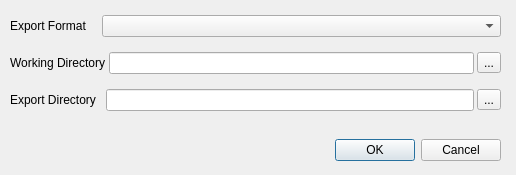
<?xml version="1.0" encoding="UTF-8"?>
<ui version="4.0">
 <class>SetWorkDirDialog</class>
 <widget class="QDialog" name="SetWorkDirDialog">
  <property name="geometry">
   <rect>
    <x>0</x>
    <y>0</y>
    <width>516</width>
    <height>175</height>
   </rect>
  </property>
  <property name="windowTitle">
   <string>Work directory setting</string>
  </property>
  <widget class="QDialogButtonBox" name="buttonBox">
   <property name="enabled">
    <bool>true</bool>
   </property>
   <property name="geometry">
    <rect>
     <x>170</x>
     <y>120</y>
     <width>331</width>
     <height>61</height>
    </rect>
   </property>
   <property name="orientation">
    <enum>Qt::Horizontal</enum>
   </property>
   <property name="standardButtons">
    <set>QDialogButtonBox::Cancel|QDialogButtonBox::Ok</set>
   </property>
  </widget>
  <widget class="QWidget" name="horizontalLayoutWidget">
   <property name="geometry">
    <rect>
     <x>10</x>
     <y>3</y>
     <width>491</width>
     <height>121</height>
    </rect>
   </property>
   <layout class="QHBoxLayout" name="horizontalLayout">
    <property name="spacing">
     <number>3</number>
    </property>
    <property name="sizeConstraint">
     <enum>QLayout::SetMinimumSize</enum>
    </property>
    <item>
     <layout class="QVBoxLayout" name="verticalLayout_3">
      <item>
       <layout class="QHBoxLayout" name="horizontalLayout_4">
        <property name="sizeConstraint">
         <enum>QLayout::SetNoConstraint</enum>
        </property>
        <item>
         <widget class="QLabel" name="label_5">
          <property name="sizePolicy">
           <sizepolicy hsizetype="Preferred" vsizetype="Preferred">
            <horstretch>40</horstretch>
            <verstretch>0</verstretch>
           </sizepolicy>
          </property>
          <property name="minimumSize">
           <size>
            <width>11</width>
            <height>0</height>
           </size>
          </property>
          <property name="text">
           <string>Export Format</string>
          </property>
         </widget>
        </item>
        <item>
         <widget class="QComboBox" name="comboBoxFormat">
          <property name="sizePolicy">
           <sizepolicy hsizetype="Preferred" vsizetype="Maximum">
            <horstretch>180</horstretch>
            <verstretch>0</verstretch>
           </sizepolicy>
          </property>
          <property name="frame">
           <bool>true</bool>
          </property>
         </widget>
        </item>
       </layout>
      </item>
      <item>
       <layout class="QHBoxLayout" name="horizontalLayout_3">
        <property name="sizeConstraint">
         <enum>QLayout::SetNoConstraint</enum>
        </property>
        <item>
         <widget class="QLabel" name="label_3">
          <property name="sizePolicy">
           <sizepolicy hsizetype="Maximum" vsizetype="Preferred">
            <horstretch>0</horstretch>
            <verstretch>0</verstretch>
           </sizepolicy>
          </property>
          <property name="text">
           <string>Working Directory</string>
          </property>
         </widget>
        </item>
        <item>
         <widget class="QLineEdit" name="lineEditTexturePath">
          <property name="sizePolicy">
           <sizepolicy hsizetype="Preferred" vsizetype="Maximum">
            <horstretch>0</horstretch>
            <verstretch>0</verstretch>
           </sizepolicy>
          </property>
         </widget>
        </item>
        <item>
         <widget class="QToolButton" name="toolButtonTexturePath">
          <property name="sizePolicy">
           <sizepolicy hsizetype="Fixed" vsizetype="Fixed">
            <horstretch>0</horstretch>
            <verstretch>0</verstretch>
           </sizepolicy>
          </property>
          <property name="text">
           <string>...</string>
          </property>
         </widget>
        </item>
       </layout>
      </item>
      <item>
       <layout class="QHBoxLayout" name="horizontalLayout_2">
        <item>
         <widget class="QLabel" name="label_4">
          <property name="sizePolicy">
           <sizepolicy hsizetype="Maximum" vsizetype="Maximum">
            <horstretch>40</horstretch>
            <verstretch>0</verstretch>
           </sizepolicy>
          </property>
          <property name="text">
           <string>Export Directory  </string>
          </property>
         </widget>
        </item>
        <item>
         <widget class="QLineEdit" name="lineEditExportOut">
          <property name="sizePolicy">
           <sizepolicy hsizetype="Preferred" vsizetype="Maximum">
            <horstretch>30</horstretch>
            <verstretch>0</verstretch>
           </sizepolicy>
          </property>
         </widget>
        </item>
        <item>
         <widget class="QToolButton" name="toolButtonExportOut">
          <property name="sizePolicy">
           <sizepolicy hsizetype="Fixed" vsizetype="Fixed">
            <horstretch>0</horstretch>
            <verstretch>0</verstretch>
           </sizepolicy>
          </property>
          <property name="text">
           <string>...</string>
          </property>
         </widget>
        </item>
       </layout>
      </item>
     </layout>
    </item>
   </layout>
  </widget>
 </widget>
 <resources/>
 <connections>
  <connection>
   <sender>buttonBox</sender>
   <signal>accepted()</signal>
   <receiver>SetWorkDirDialog</receiver>
   <slot>accept()</slot>
   <hints>
    <hint type="sourcelabel">
     <x>248</x>
     <y>254</y>
    </hint>
    <hint type="destinationlabel">
     <x>157</x>
     <y>274</y>
    </hint>
   </hints>
  </connection>
  <connection>
   <sender>buttonBox</sender>
   <signal>rejected()</signal>
   <receiver>SetWorkDirDialog</receiver>
   <slot>reject()</slot>
   <hints>
    <hint type="sourcelabel">
     <x>316</x>
     <y>260</y>
    </hint>
    <hint type="destinationlabel">
     <x>286</x>
     <y>274</y>
    </hint>
   </hints>
  </connection>
 </connections>
</ui>
